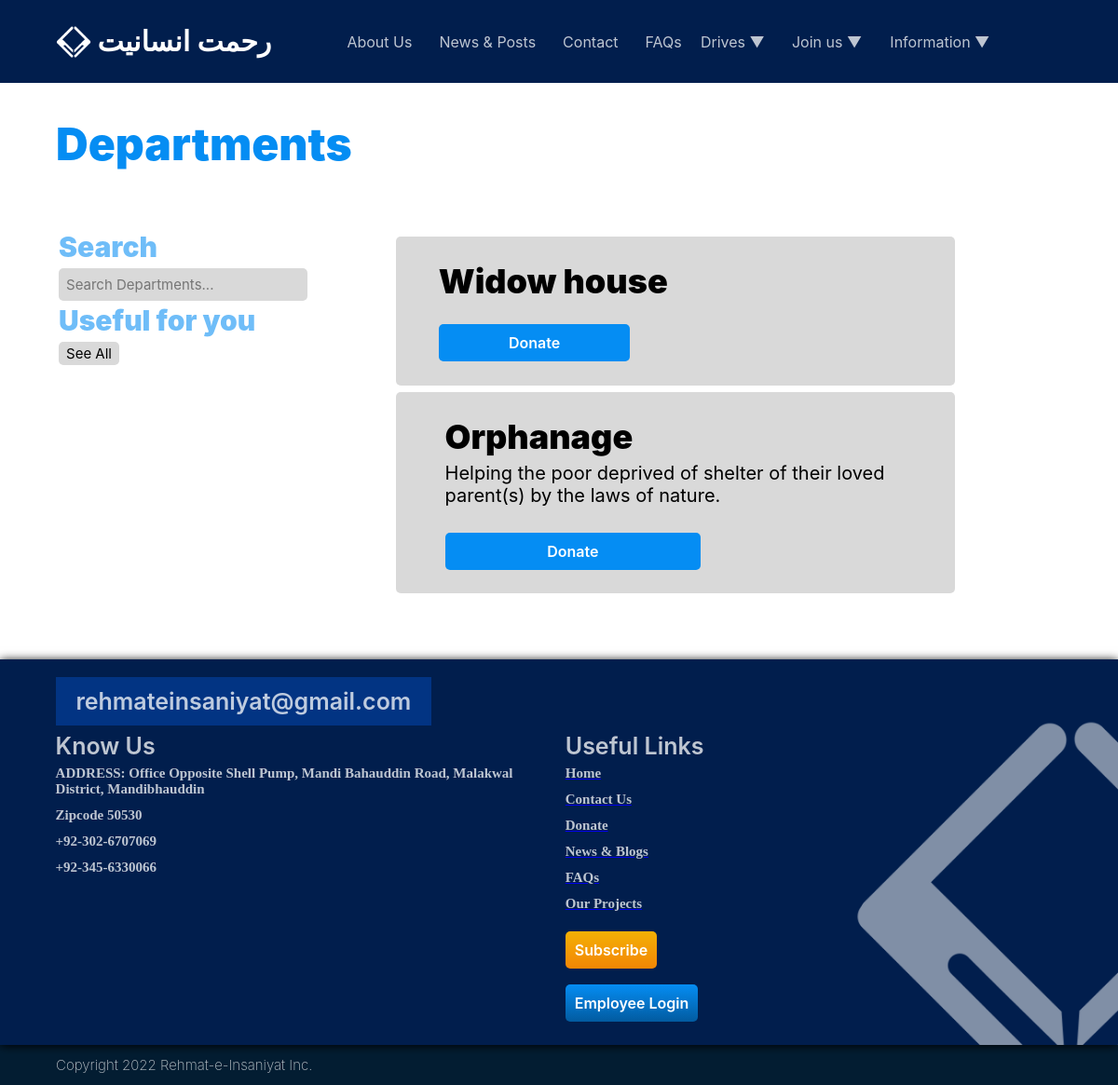
Screenshot of /departments/ with the database file from the repository.
### employees/models.py (models this page shows, shortened)
class Department(models.Model):
    name = models.CharField(max_length=100, unique=True)
    description = models.TextField(null=True, blank=True)
    class Meta:
        ordering = ["-id"]

### visitor/views.py (the view)
# urls.py: path('departments/', views.departments, name='departments'),  # list of departments(by clicking on
def departments(request):
    faqs = FAQ.objects.all().order_by('-id')[:4]
    drives = Drive.objects.all().order_by('-id')[:4]
    if request.GET.get('q') != None:
        q = request.GET.get('q')
    else:
        q = ''
    departments = Department.objects.filter(name__icontains=q)
    context = {
        'departments': departments,
        'faqs': faqs,
        'drives': drives,
    }
    return render(request, 'visitor/departments.html', context)

### visitor/templates/visitor/departments.html
{% extends 'main.html' %}
{% block content %}
<div class="pg_head_container">
    <element class="pg_head">Departments</element>
</div>
<table id="pg_divider" style="margin: 5%; width:90%">
    <tr>
        <td width=30% style="vertical-align: top; padding-right: 5%;">
            <element class="subhead">Search</element>
            <form method="GET" action="{% url 'vis-departments' %}">
                <input class="usr_rect" type="search" name="q" placeholder="Search Departments...">
            </form>
            <element class="subhead">Useful for you</element>
            <a href="{% url 'vis-departments' %}"><button class="pst_filter">See All</button></a>
        </td>
        <td width="70%">
            {% for department in departments %}
            <table class="pst_container" style="width: 80%; margin-left: 5%;">
                <tr>
                    <td width=60%>
                        <div class="pst_title">{{ department.name }}</div>
                        <div class="pst_txt">{{ department.description }}</div>
                        <a href="{% url 'donate' %}?q={{department.name}}"><button class="blue_button" style="width: 50%;">Donate</button></a>
                    </td>
                </tr>
            </table>
            {% endfor %}
        </td>
    </tr>
</table>
{% endblock content %}

### static/css/blue_btn.css (style rules this page uses)
.blue_button { position: relative; margin-top: 2%; left: 5%; border-radius: 5px; font-family: "Inter SemiBold"; width: fit-content; padding: 10px; padding-left: 20px; padding-right: 20px; border: 0px; font-size: 16px; color: white; background-color: #058DF3; vertical-align: middle; margin-right: 5%; text-align: center; transition-duration: 0.25s; }

### static/css/page_header.css (style rules this page uses)
.pg_head_container { width: 30%; margin-left: 5%; font-size: 20px; position: relative; vertical-align: middle; }
.pg_head { margin-top: 10%; display: block; color: #058DF3; font-family: 'Inter Black'; font-size: 48px; }

### static/css/extra_txtfx.css (style rules this page uses)
.subhead { position: relative; color: #058cf393; top: 0%; padding-bottom: 1%; font-family: "Inter Black"; display: block; opacity: 100%; font-weight: bolder; font-size: 30px; }

### static/css/post.css (style rules this page uses)
.pst_container { padding: 3%; margin-top: 1%; width: 100%; display: block; background-color: rgb(180, 180, 180, 0.5); border-radius: 5px; margin-bottom: 1%; }
.pst_title { padding-left: 5%; position: relative; display: block; font-family: 'Inter Black'; font-size: 36px; width: 70%; }
.pst_txt { width: 90%; padding-left: 5%; padding-bottom: 3%; margin-top: 1%; position: relative; display: block; font-family: 'Inter'; font-size: 20px; }
.pst_filter { font-size: 15px; font-family: 'Inter'; padding: 1%; padding-left: 3%; padding-right: 3%; margin-top: 1%; margin-bottom: 1%; border: 0px; border-radius: 5px; background-color: #D9D9D9; display: inline-block; color: rgba(0, 0, 0, 1); width: fit-content; }

### static/css/user_fields.css (style rules this page uses)
.usr_rect { width: 100%; font-size: 15px; font-family: 'Inter'; padding: 3%; margin-top: 1%; margin-bottom: 1%; border: 0px; border-radius: 5px; background-color: #D9D9D9; color: rgba(0, 0, 0, 0.50); height: fit-content; }

### rows the page displays
Department: name "Widow house"
Department: name "Orphanage", description "Helping the poor deprived of shelter of their loved parent(s) by the laws of nature."
